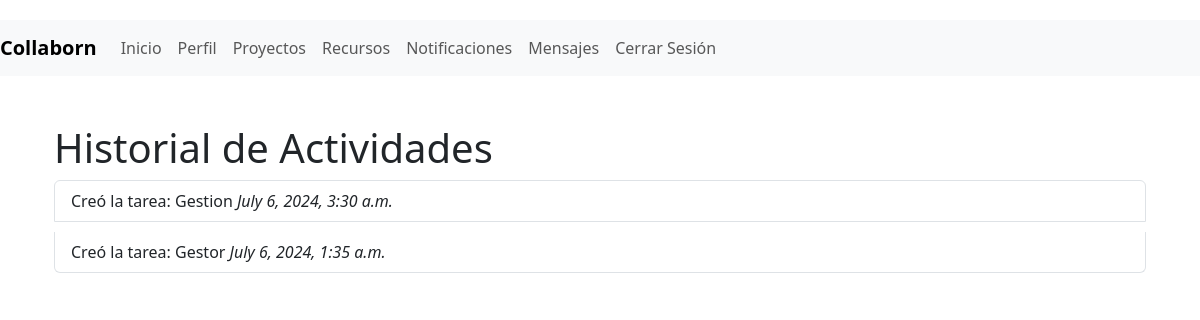
Page /perfil/historial_actividades/ (signed in) on the earlier database version.
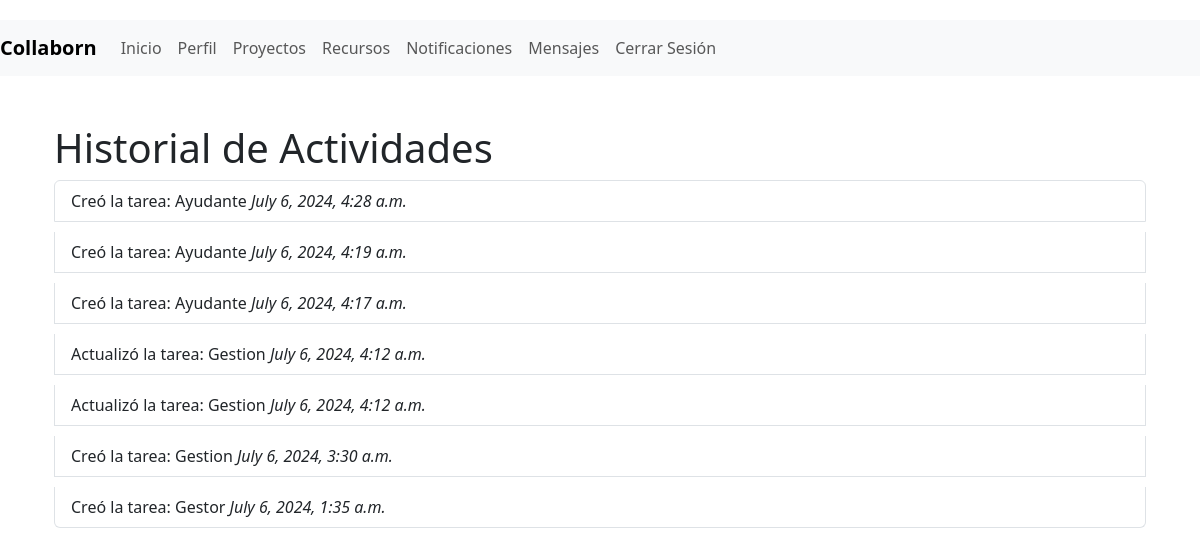
Same page on the later database version.
### myapp/models.py (models this page shows, shortened)
class Actividad(models.Model):
    usuario = models.ForeignKey(User, on_delete=models.CASCADE)
    accion = models.CharField(max_length=255)
    fecha = models.DateTimeField(auto_now_add=True)

### myapp/views.py (the view)
# urls.py: path('perfil/historial_actividades/', views.historial_actividades, name='historial_actividades'),
@login_required
def historial_actividades(request):
    actividades = Actividad.objects.filter(usuario=request.user).order_by('-fecha')
    return render(request, 'myapp/historial_actividades.html', {'actividades': actividades})

### myapp/templates/myapp/historial_actividades.html (shortened to what this page needs)
{% extends 'myapp/base.html' %}
{% block content %}
<div class="container mt-5">
    <h1>Historial de Actividades</h1>
    <ul class="list-group">
        {% for actividad in actividades %}
        <li class="list-group-item">
            {{ actividad.accion }} <em>{{ actividad.fecha }}</em>
        </li>
        {% endfor %}
    </ul>
</div>
{% endblock %}

Differences in the rows shown:
added Actividad: accion "Creó la tarea: Ayudante", fecha "July 6, 2024, 4:28 a.m."
added Actividad: accion "Creó la tarea: Ayudante", fecha "July 6, 2024, 4:19 a.m."
added Actividad: accion "Creó la tarea: Ayudante", fecha "July 6, 2024, 4:17 a.m."
added Actividad: accion "Actualizó la tarea: Gestion", fecha "July 6, 2024, 4:12 a.m."
added Actividad: accion "Actualizó la tarea: Gestion", fecha "July 6, 2024, 4:12 a.m."
